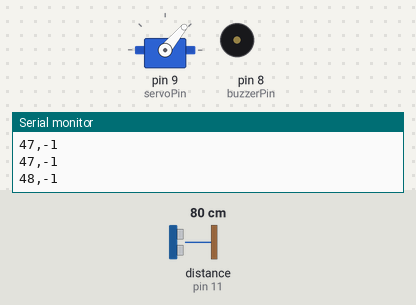
This sketch was run on a simulated Arduino Uno, built with avr-gcc and run on an emulated ATmega328P. Parts: servo, buzzer (waves = sounding, pin HIGH), the last lines printed to the serial monitor. Wiring (inferred from the names in the program): ultrasonic range finder: trigger pin 10; echo pin 11. The test bench sets the inputs (shaded band); at power-on: distance to the obstacle (sensor on pin 11) 80 cm. The echo pulse lasts 58.3 µs per cm; pins used as bus, display or sensor lines are not drawn.

Above: at 1.27 s.
1.3 s: distance to the obstacle (sensor on pin 11) set to 4 cm
At 1.39 s:
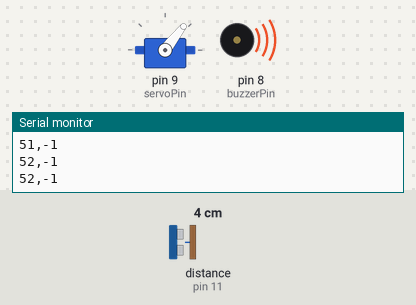
4.3 s: distance to the obstacle (sensor on pin 11) set to 2 cm
At 4.72 s:
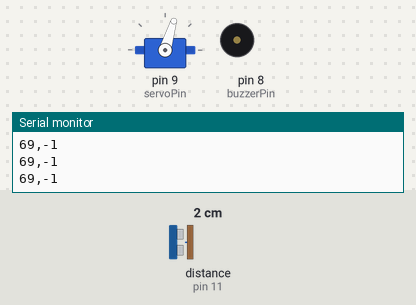
7.3 s: distance to the obstacle (sensor on pin 11) set to 35 cm
At 7.9 s:
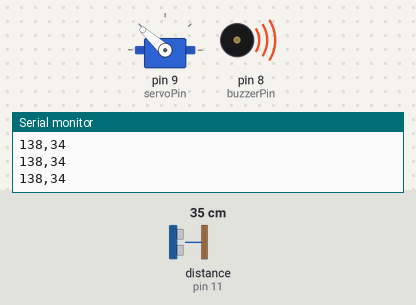
Timing chart, 0 to 16.3 s (numbered marks = the images above; inputs shaded):
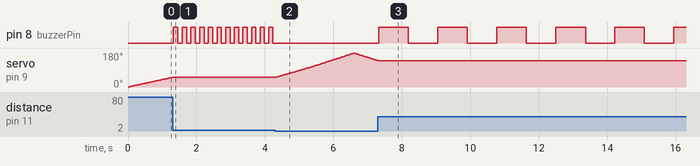

The sketch:

radar.ino
```cpp
#include <Servo.h>

const int servoPin = 9;
const int trigPin  = 10;
const int echoPin  = 11;
const int buzzerPin = 8;

Servo radarServo;
int angle = 0;
int dir = 1;
bool radarBlocked = false;
unsigned long lastServoMove = 0;
const unsigned long servoInterval = 15;

unsigned long lastSensorRead = 0;
const unsigned long sensorInterval = 50;
long currentDistance = -1;

unsigned long lastBuzzerToggle = 0;
bool buzzerOn = false;


void setup() {
  pinMode(trigPin, OUTPUT);
  pinMode(echoPin, INPUT);
  pinMode(buzzerPin, OUTPUT);

  radarServo.attach(servoPin);
  radarServo.write(angle);

  digitalWrite(buzzerPin, LOW);

  Serial.begin(9600);
}

void loop() {
  updateSensor();

  if (currentDistance > 0 && currentDistance < 40) {
    radarBlocked = true;
  } else {
    radarBlocked = false;
  }

  updateServo();
  updateBuzzer(currentDistance);

  Serial.print(angle);
  Serial.print(",");
  Serial.println(currentDistance);
}

long readDistanceOnce() {
  digitalWrite(trigPin, LOW);
  delayMicroseconds(2);

  digitalWrite(trigPin, HIGH);
  delayMicroseconds(10);
  digitalWrite(trigPin, LOW);

  long duration = pulseIn(echoPin, HIGH, 25000);
  if (duration == 0) return -1;

  return duration * 0.034 / 2;
}

long getFilteredDistance() {
  long sum = 0;
  int valid = 0;

  for (int i = 0; i < 3; i++) {
    long d = readDistanceOnce();
    if (d > 2 && d < 40) {
      sum += d;
      valid++;
    }
  }

  if (valid == 0) return -1;
  return sum / valid;
}


void updateSensor() {
  if (millis() - lastSensorRead >= sensorInterval) {
    lastSensorRead = millis();
    currentDistance = getFilteredDistance();
  }
}

void updateServo() {
  if (radarBlocked) return;

  if (millis() - lastServoMove >= servoInterval) {
    lastServoMove = millis();

    angle += dir;

    if (angle >= 180 || angle <= 0) {
      dir *= -1;
    }

    radarServo.write(angle);
  }
}


void updateBuzzer(long distance) {
  if (distance <= 0 || distance > 40) {
    digitalWrite(buzzerPin, LOW);
    buzzerOn = false;
    return;
  }

  int interval = map(distance, 2, 40, 100, 1000);
  interval = constrain(interval, 100, 1000);

  if (millis() - lastBuzzerToggle >= interval) {
    lastBuzzerToggle = millis();
    buzzerOn = !buzzerOn;
    digitalWrite(buzzerPin, buzzerOn ? HIGH : LOW);
  }
}
```

Measured:
- the behaviour switches between 4 and 3 cm on distance to the obstacle (sensor on pin 11) (found by bisection; images 1 and 2)
- after the input at 1.3 s, pin 8 (buzzerPin): alternates HIGH for 0.13 s and LOW for 0.13 s, starting at once; servo on pin 9 (servoPin): goes on until 1.3 s, then stays 52°
- after the input at 4.3 s, pin 8 (buzzerPin): stops changing and stays LOW; servo on pin 9 (servoPin): rises from 52° to 179° in 2.2 s, then falls to 139° in 0.72 s
- after the input at 7.3 s, pin 8 (buzzerPin): alternates HIGH for 0.86 s and LOW for 0.86 s, starting at once; servo on pin 9 (servoPin): goes on until 7.3 s, then stays 138°
